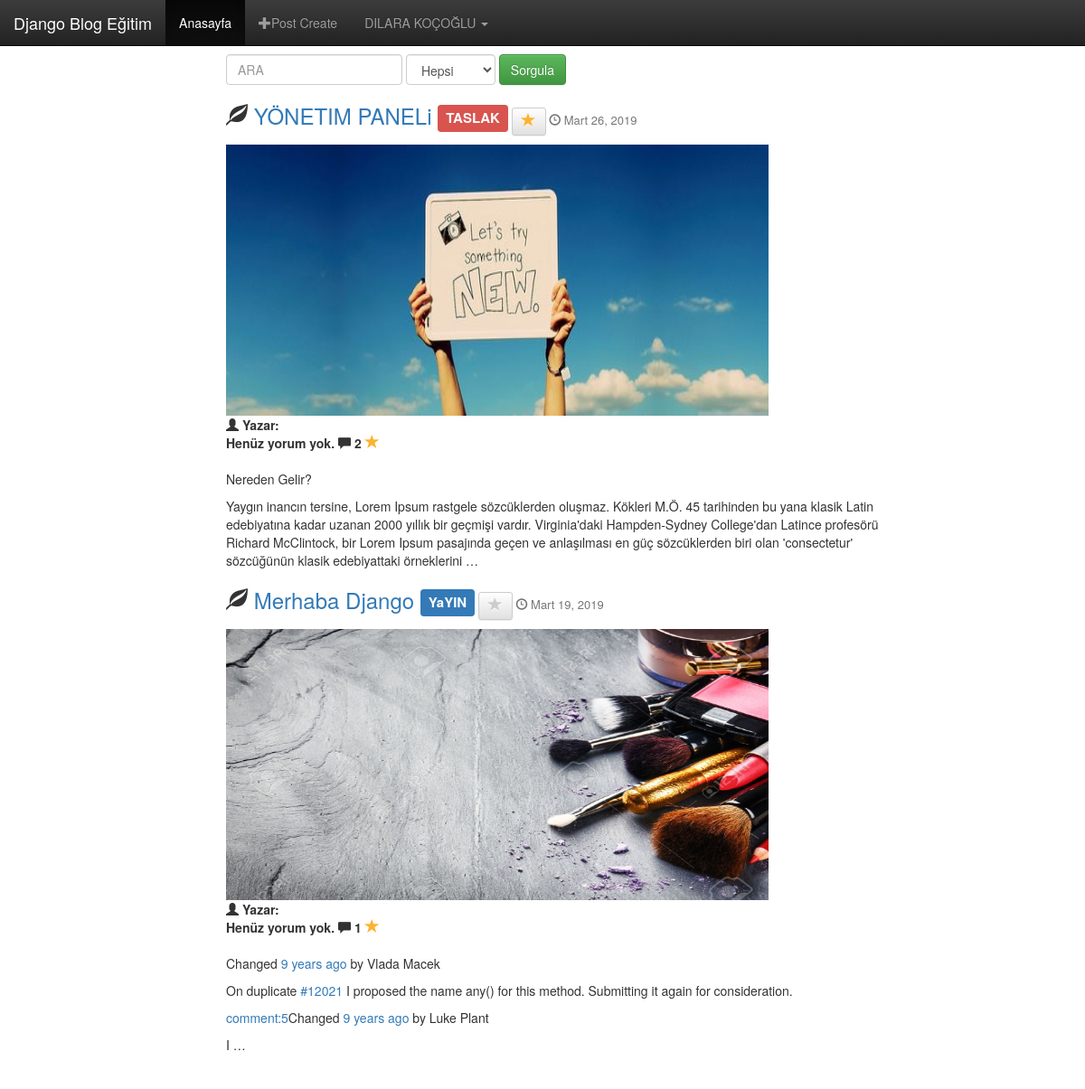
Page /posts/ (signed in) on the committed database.
### auths/models.py (models this page shows, shortened)
class UserProfile(models.Model):
    SEX = ((None, 'Cinsiyet Seçiniz'), ('diger', 'DİĞER'), ('erkek', 'ERKEK'), ('kadın', 'KADIN'))
    user = models.OneToOneField(User, null=True, blank=False, verbose_name='User',on_delete=models.DO_NOTHING)
    bio = models.TextField(max_length=1000, verbose_name='Hakkımda', blank=True, null=True)
    profile_photo = models.ImageField(null=True, blank=True, verbose_name='Profil Fotoğrafı')
    dogum_tarihi = models.DateField(null=True, blank=True, verbose_name='Doğum Tarihi')
    sex = models.CharField(choices=SEX, blank=True, null=True, max_length=6, verbose_name='Cinsiyet')
    class Meta:
        verbose_name_plural='Kullanici Profilleri'
    def get_screen_name(self):
        user = self.user
        if user.get_full_name():
            return user.get_full_name()
        return user.username

### blog/models.py (models this page shows, shortened)
class Blog(models.Model):
    YAYIN_TASLAK = ((None, 'Lütfen Birini Seçiniz'), ('yayin', 'YaYIN'), ('taslak', 'TASLAK'))
    user = models.ForeignKey(User, default=1, null=True, verbose_name='User',on_delete=models.DO_NOTHING,related_name='blog')
    title = models.CharField(max_length=100, blank=False, null=True, verbose_name='Baslik Giriniz.',
                             help_text='Baslik Bilgisi Burada Girilir.')
    icerik = RichTextField(null=True, blank=False, max_length=5000, verbose_name='İçerik')
    created_date = models.DateField(auto_now_add=True, auto_now=False)
    slug = models.SlugField(null=True, unique=True, editable=False)
    kategoriler = models.ManyToManyField(to=Kategori, related_name='blog', blank=True)
    image = models.ImageField(default='default/default-photo.jpg', verbose_name='Resim', null=True,
                              help_text='Kapak Fotoğrafı Yükleyiniz', upload_to=upload_to, blank=True)
    unique_id = models.CharField(max_length=100, editable=False, null=True)
    yayin_taslak = models.CharField(choices=YAYIN_TASLAK, max_length=6, blank=False, null=True)
    class Meta:
        verbose_name_plural = 'Gönderiler'
        ordering = ['-id']
    def get_added_favorite_user(self):
       return self.favorite_blog.values_list('user__username', flat=True)
    def get_comment_count(self):
        yorum_sayisi = self.comment.count()
        if yorum_sayisi > 0:
            return yorum_sayisi
        return "Henüz yorum yok."
    def get_favorite_count(self):
        favori_sayisi = self.favorite_blog.count()
        return favori_sayisi
    def get_yayin_taslak_html(self):
        if self.yayin_taslak == 'taslak':
            return safe('<span style="vertical-align:text-top;font-size:15px" class="label label-{1}">{0}</span>'.format(self.get_yayin_taslak_display(), 'danger'))
        return safe('<span style="vertical-align:text-top;font-size:15px" class="label label-{1}">{0}</span>'.format(self.get_yayin_taslak_display(), 'primary'))
    def get_image(self):
        if self.image:
            return self.image.url
        else:
            return '/media/default/default-photo.jpg'
    def get_absolute_url(self):
        return reverse('post_detail', kwargs={'slug': self.slug})

### blog/views.py (the view, shortened to what this page needs)
def posts_list(request):
    if not request.user.is_authenticated:
        return HttpResponseRedirect(reverse('user_login'))
    posts = Blog.objects.all()
    page = request.GET.get('page', 1)
    form = PostSorguForm(data=request.GET or None)
    paginator = Paginator(posts, 3)
    try:
        posts = paginator.page(page)
    except EmptyPage:
        posts = paginator.page(paginator.num_pages)
    except PageNotAnInteger:
        posts = paginator.page(1)
    context = {'posts': posts, 'form': form}
    return render(request, 'blog/post_list.html', context)

### blog/forms.py
class PostSorguForm(forms.Form):
    YAYIN_TASLAK = (('all', 'Hepsi'),('yayin', 'YaYIN'), ('taslak', 'TASLAK'))
    search = forms.CharField(required=False, max_length=500, widget=forms.TextInput(attrs={'placeholder': 'ARA', 'class': 'form-control'}))
    taslak_yayin = forms.ChoiceField(label='',widget=forms.Select(attrs={'class': 'form-control'}), choices=YAYIN_TASLAK, required=False)

### templates/blog/post_list.html (shortened to what this page needs)
{% extends 'base.html' %}
{% load static %}
{% block icerik %}
            <div class="row">
            <div class="col-lg-12">
            <div class="col-lg-8 col-lg-offset-2">
            <div class="row">
            <div class="col-lg-12">
            <form class="form-inline" action="{% url 'post_list' %}">
                {% for field in form %}
                     <div class="form-group">
                   {{ field }}
                    </div>
                {% endfor %}
                <input class="btn btn-success" type="submit" value="Sorgula">
            </form>
            </div>
            </div>
    {% for post in posts.object_list %}
        <div class="post">
        <h3><i class="glyphicon glyphicon-leaf"></i>
            <a href="{{ post.get_absolute_url }}">
            <span>{{ post.title }}</span></a>
            <small style="font-size:small">
                {{ post.get_yayin_taslak_html }}
                <a  href="{% url 'add_remove_favorite' post.slug %}" class="add-favorite-button btn btn-sm btn-default">
                    <span title="Favorilerine Ekle" class="glyphicon glyphicon-star {% if request.user.username in post.get_added_favorite_user %}active{% endif %}">
                    </span>
                </a>
                <span  class="glyphicon glyphicon-time"></span>
                {{ post.created_date }}</small>
        </h3>
        {% if post.get_image %}
        <img style="width: 600px;height: 300px;" class="img-responsive" src="{{ post.get_image }}">
        {% endif %}
        <p><b><span class="glyphicon glyphicon-user"></span>
                    Yazar:<a href="{% url 'user_profile' post.user.username %}"> {{ post.user.usename}}</a></b>
        <br>
            <span title="Yorum Sayısı">
            <b class="post-comment-count">{{ post.get_comment_count }}</b>  <span class="glyphicon glyphicon-comment"></span>
        </span>
         <span url="{% url 'post-favorite-users' post.slug %}" class="post-favorite-span" title="Favorilere Ekleme Sayısı">
            <b class="post-favorite-count">{{ post.get_favorite_count }}</b>  <span  class="glyphicon glyphicon-star active"></span>
        </span>
        </p>
        <p style="font-size: large;margin-top: 20px;">{{ post.icerik|safe|truncatewords:50 }}</p>
       </div>
        {% empty %}
        <p>Aradığınız Kriterde Bir Blog Bulunamadı.</p>
    {% endfor %}
            </div>
            <div class="row">
                <div class="col-lg-12">
                    <div class="col-lg-8 col-lg-offset-2">
                    </div>
                </div>
            </div>
            </div></div>
{% endblock %}

### templates/base.html (shortened to what this page needs)
{% load static %}
<!DOCTYPE html>
<html lang="en">
<head>
    <link rel="stylesheet" type="text/css" href="{% static 'bootsrap/css/bootstrap.min.css' %}">
    <link rel="stylesheet" type="text/css" href="{% static 'bootsrap/css/bootstrap-theme.min.css' %}">
    <link rel="stylesheet" type="text/css" href="{% static 'base.css' %}">
</head>
<body style="padding: 30px;">
<nav class="navbar navbar-inverse navbar-fixed-top">
  <div class="container-fluid">
    <div class="navbar-header">
      <a class="navbar-brand" href="#">Django Blog Eğitim</a>
    </div>
    <div class="collapse navbar-collapse" id="bs-example-navbar-collapse-1">
      <ul class="nav navbar-nav">
        <li class="active"><a href="{% url 'post_list' %}">Anasayfa <span class="sr-only">(current)</span></a></li>
      <ul class="nav navbar-nav navbar-right">
          <li><a class="pull-right" href="{% url 'post_create' %}"><span class="glyphicon glyphicon-plus"></span>Post Create</a></li>
        <li class="dropdown">
          <a href="#" class="dropdown-toggle" data-toggle="dropdown" role="button" aria-haspopup="true" aria-expanded="false">{{ request.user.userprofile.get_screen_name |upper }} <span class="caret"></span></a>
        </li>
      </ul>
    </div>
  </div>
</nav>
<div class="container" style="margin-top: 30px;">
{% block icerik %}
{% endblock %}
</div>
</body>
</html>

### static/base.css (style rules this page uses)
.glyphicon-star { color: #cccccc; font-size: 16px; }
.glyphicon-star.active { color: #FDB230; }

### rows in the picture
Blog: title "YÖNETIM PANELi", get_yayin_taslak_html "TASLAK", created_date "Mart 26, 2019", get_image (placeholder picture), get_comment_count "Henüz yorum yok.", get_favorite_count "2", icerik "Nereden Gelir? Yaygın inancın tersine, Lorem Ipsum rastgele sözcüklerden oluşmaz. Kökleri M.Ö. 45 tarihinden bu yana klasik Latin edebiyatına kadar uzanan 2000 yıllık bir geçmişi vardır. Virginia'daki Hampden-Sydney College'dan Latince profesörü Richard McClintock, bir Lorem Ipsum pasajında geçen ve anlaşılması en güç sözcüklerden biri olan 'consectetur' sözcüğünün klasik edebiyattaki örneklerini …"
Blog: title "Merhaba Django", get_yayin_taslak_html "YaYIN", created_date "Mart 19, 2019", get_image (picture), get_comment_count "Henüz yorum yok.", get_favorite_count "1", icerik "Changed 9 years ago by Vlada Macek On duplicate #12021 I proposed the name any() for this method. Submitting it again for consideration. comment:5 Changed 9 years ago by Luke Plant I …"

### other values in the picture
{{ request.user.userprofile.get_screen_name |upper }} "DILARA KOÇOĞLU"
